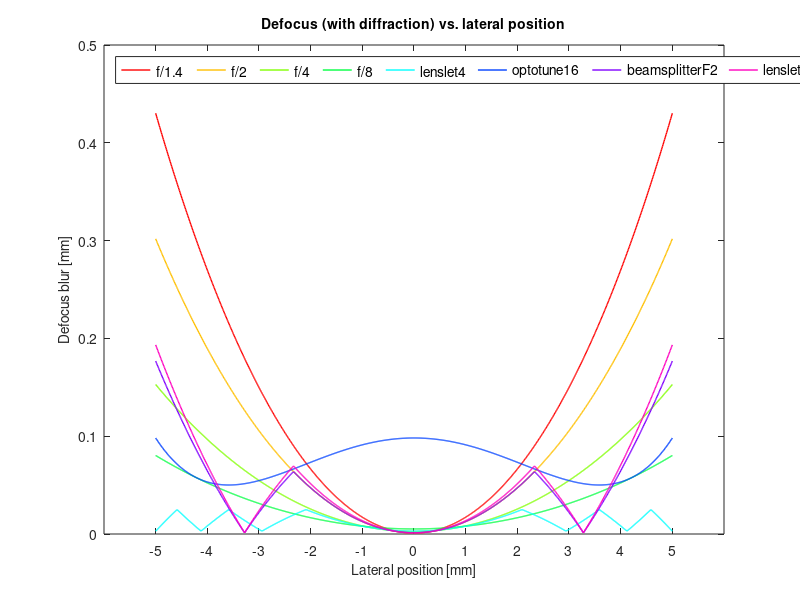

Here is the MATLAB script that generated this plot: (Note: this script raises an error after producing the figure.)

addpath(genpath('~/src/COSMOS'))
set(0,'defaultfigurecolor', 'w')
% saveDir = '~/Dropbox/cosmos/SNR_analysis/simulation/'
% saveDir = '~/Dropbox/cosmos/SNR_analysis/simulation_withQE/'
saveDir = '~/Dropbox/cosmos/fig_plots/figS2/with4lenslets/'

if ~exist(saveDir); mkdir(saveDir); end

% suffix = '.pdf'
suffix = '.pdf'
% suffix = ''

fsize = 10; % font size for plots

% target_dof = 2e-3; %%% Required overall depth of field. 2 mm
% dof = @(N, c, m) 2*N*c*(m+1)/m^2 %%% From wikipedia
% acceptable_coc = 6.5e-6; %%% Acceptable circle of confusion. Pixel size.

% xmax = (11/2)*1e-3;
xmax = (10/2)*1e-3;
rcurve = 11e-3;
%whichCases = [1:5,7,8,10,11]
% % % % % % % % whichCases = [1,3,4,7,8,11] %%% **Use this for presentation**
% whichCases = [1,3,4,10, 13, 14, 15, 16, 17, 18] 
whichCases = [1,2,3,4,10, 17, 18] %%%% This has the settings for final plot
whichCases = [1,2,3,4, 8, 10, 17, 18] %%%% This has the settings for final plot with 4 lenslets

% % %  whichCases = [1,2,3,4,18]

%%% User options %%%
doWindowZ = true %%% True: make plots vs. z; False: plot according to curvature of the window.
% zdefault = zmax/1.8 %%%% Use this if you assume that you focus somewhere in the middle


lambda = 530e-9;


if doWindowZ
    %%%% Z value for each lateral position
    xvals = linspace(-xmax, xmax, 1000);
    zvals = sqrt(rcurve.^2 - xvals.^2);
    zvals = zvals - min(zvals(:))
    zmax = max(zvals(:))
     zdefault = zmax;
%     zdefault = zmax/1.8;
else
    zvals = linspace(0, 1.5e-3, 1000);
    xvals = zvals;
    zmax = max(zvals(:));
    zdefault = 0;
end


blurs = zeros(numel(whichCases), numel(zvals));
diffraction_blurs = zeros(numel(whichCases),1);
light_collections = zeros(numel(whichCases), 1);
labels = {}

for ind = 1:numel(whichCases)
    whichCase = whichCases(ind)
    switch whichCase
        case 1
            N = 1.4
            f1 = 50e-3 
            f2 = 50e-3
            z0 = zdefault
            label = 'f/1.4'
            D = f1/N
            aperA = pi*(D/2)^2;
%             N = 1.2
%             f1 = 50e-3 
%             f2 = 50e-3
%             z0 = zdefault
%             label = 'f/1.2'
%             D = f1/N
%             aperA = pi*(D/2)^2;
        case 2
            N = 2
            f1 = 50e-3 
            f2 = 50e-3
            z0 = zdefault
            label = 'f/2'
            D = f1/N
            aperA = pi*(D/2)^2;
        case 3
            N = 4
            f1 = 50e-3 
            f2 = 50e-3
            z0 = zdefault
            label = 'f/4'
            D = f1/N
            aperA = pi*(D/2)^2;
        case 4
            N = 8
            f1 = 50e-3 
            f2 = 50e-3
            z0 = zdefault
            label = 'f/8'
            D = f1/N
            aperA = pi*(D/2)^2;
        case 5
            N = 16
            f1 = 50e-3 
            f2 = 50e-3
            z0 = zdefault
            label = 'f/16'
            D = f1/N
            aperA = pi*(D/2)^2;
        case 6
            N = 32
            f1 = 50e-3 
            f2 = 50e-3
            z0 = zdefault
            label = 'f/32'
            D = f1/N
            aperA = pi*(D/2)^2;
        case 7
            N = 1.4
            f1 = 50e-3 
            f2 = 50e-3
            z0 = [zmax/5, 3*zmax/4]
            label = 'mirrorF1.4'
            D = f1/N
            aperA = pi*(D/2)^2;
        case 8
            N = 50/11 %%% each lenslet: 50mm focal, 11mm diameter
            f1 = 50e-3 
            f2 = 50e-3
%             z0 = [maxz/6, 3*maxz/6, 5*maxz/6]
            z0 = [0, 1*zmax/3, 2*zmax/3, 3*zmax/3]
            label = 'lenslet4'
            aperA = 1*(11e-3)^2 %%% This assumes you only use information from one image for each neuron. 
                                %%% This also assumes that the light
                                %%% throughput of each lenslet is
                                %%% equivalent to that of a centrally
                                %%% positioned lenslet. This is
                                %%% unfortunately not the case, there is
                                %%% vignetting across the aperture. 
        case 9
            N = 2
            f1 = 50e-3 
            f2 = 50e-3
            z0 = [zmax/5, 3*zmax/4]
            label = 'beamsplitterF2'
            D = f1/N
            aperA = (pi*(D/2)^2)/2; %%% Each image has half the total light
        case 10
            D = 16e-3
            f1 = 50e-3 
            N = f1/D 
            z0 = zdefault;
            label = 'optotune16'
            aperA = pi*(D/2)^2;
        case 11
            D = 10e-3
            f1 = 50e-3 
            N = f1/D 
            z0 = zdefault;
            label = 'optotune10'
            aperA = pi*(D/2)^2;
        case 12
            D = 30e-3
            f1 = 50e-3 
            N = f1/D 
            z0 = zdefault;
            label = 'optotune30'
            aperA = pi*(D/2)^2;
        case 13
            N = 4
            f1 = 50e-3 
            f2 = 50e-3
            z0 = [zmax/5, 3*zmax/4]
            label = 'beamsplitterF4'
            D = f1/N
            aperA = (pi*(D/2)^2)/2;
        case 14
            N = 4
            f1 = 50e-3 
            f2 = 50e-3
            z0 = [zmax/5, 3*zmax/4]
            label = 'lenslet12.5mm'
            D = f1/N
            aperA = (pi*(D/2)^2);
        case 15
            N = 2
            f1 = 50e-3 
            f2 = 50e-3
            z0 = [zmax/5, 3*zmax/4]
            label = 'mirrorF2'
            D = f1/N
            aperA = pi*(D/2)^2;
        case 16
            N = 3.333
            f1 = 50e-3 
            f2 = 50e-3
            z0 = [zmax/5, 3*zmax/4]
            label = 'lenslet15mm'
            D = f1/N
            aperA = (pi*(D/2)^2);
        case 17
            N = 2
            f1 = 50e-3 
            f2 = 50e-3
%             z0 = [zmax/5, 3*zmax/4]
%             z0 = [zmax-300e-6, zmax]
            z0 = [zmax-500e-6, zmax]
            label = 'beamsplitterF2'
            D = f1/N
            aperA = (pi*(D/2)^2)/2;%%% Each image has half the total light
        case 18
%             %% Original simulation
%             N = 2.3
%             f1 = 50e-3 
%             f2 = 50e-3
% %             z0 = [zmax/5, 3*zmax/4]
%             z0 = [zmax-500e-6, zmax]
%             label = 'lenslet25mm'
%             D = f1/N
%             aperA = (pi*(D/2)^2);
            f1 = 40e-3 
            f2 = 40e-3
%             z0 = [zmax/5, 3*zmax/4]
            z0 = [zmax-500e-6, zmax]
            label = 'lenslet25mmEquiv'
            D = 21.9e-3  % Diameter of circular lens with same area as 25mm lens with 7mm milled off. 
            N = f1/D
            aperA = (pi*(D/2)^2);
        case 19
            N = 1.4
            f1 = 50e-3 
            f2 = 50e-3
            z0 = [zmax/5, 3*zmax/4]
            label = 'beamsplitterF1.4'
            D = f1/N
            aperA = (pi*(D/2)^2)/2;
    end 
    
    
    theta_image = atan(1/(2*N)); %%% since N = f/D, or 2*f/r
    rayleigh_res = .61*lambda*2*N;
    
    if whichCase == 10 || whichCase == 11 || whichCase == 12
        %%% Blur for tunable lens.
        %%% Set blur radius at all depths to be the mean blur radius across the
        %%% cone. We compute this as 1/(b-a)*\int^b_a r; 
        %%% where r = z*tan(theta_image), and b = zmax-z, and a = zmin-z
        
        if doWindowZ
            zmin = min(zvals(:));
        else
            zmin = -max(zvals(:));
        end
        
%         blur = abs(1/(2*(zmax - zmin)) .* ((zmax-zvals).^2*tan(theta_image)  - (zmin-zvals).^2*tan(theta_image)))
%         blur = abs((zmax - zvals))*tan(theta_image) + abs((zmin- zvals))*tan(theta_image)
%         f = @(x) abs(x).*x/2
%         blur = 1/(2.*(zmax - zmin)).*(f(zmax - zvals) - f(zmin - zvals))

        cc = tan(theta_image);  
        blur = 1/(2*(zmax - zmin)).*cc.*((zmax - zvals).^2.*sign(cc.*(zmax-zvals)) - (zmin-zvals).^2.*sign(cc.*(zmin-zvals)))
    else
        nearestz = zvals;
        for kk = 1:numel(zvals)
            nearestz(kk) = min(abs(zvals(kk) - z0));
        end
        blur = nearestz*tan(theta_image); %%% This is the radius of the blur, since theta_image is the half angle
    end
    
    diffraction_blurs(ind) = rayleigh_res;
    blurs(ind, :) = blur; 
    
    %%% Right now ignore any vignetting.
    light_collections(ind) = aperA;
    
    labels{ind} = label
end

%% Plot blur and light transmission

%%%% Plot defocus blur as a function of lateral position (i.e. should see
%%%% multiple peaks for the lenslet and mirror options). 
figure('Position', [100, 100, 1500, 1000])
cc = hsv(size(blurs, 1))
for i = 1:size(blurs, 1)
    plot(xvals*1e3, (blurs(i, :) + diffraction_blurs(i))*1e3, 'LineWidth', 1, 'Color', cc(i, :)), hold on
end
ylabel('Defocus blur [mm]', 'FontSize', fsize)
if doWindowZ
    xlabel('Lateral position [mm]', 'FontSize', fsize)
    title('Defocus (with diffraction) vs. lateral position', 'FontSize', fsize)
else
    xlabel('Axial position [mm]', 'FontSize', fsize)
    title('Defocus (with diffraction) vs. axial position', 'FontSize', fsize)
end
set(gca,'FontSize',fsize);
% xlim([0, zmax*1e3])
% ylim([min(blurs(:)*1e3), max(blurs(:)*1e3)*1.1])
ylim([0, 0.5])
yticks([0:.1:.5])
xticks([-5:5])
legend(labels, 'Location', 'NorthWest', 'FontSize', fsize, 'Orientation', 'Horizontal')
if numel(suffix)>0
    set(gcf, 'Units', 'Inches', 'Position', [0, 0, 2.45, 1.75], 'PaperUnits', 'Inches', 'PaperSize', [7.25, 9.125])
    export_fig(fullfile(saveDir, ['blurs_with_diffraction', suffix]))
end



%%%% Overall light collection.
figure('Position', [100, 100, 2000, 1000])
bar(light_collections/max(light_collections(:)))
set(gca,'xticklabel',labels)
title('Light collection efficiency', 'FontSize', fsize)
set(gca,'FontSize',fsize);
set(gca, 'XTickLabelRotation', 45)
yticks([0:.1:1])
if numel(suffix)>0
    set(gcf, 'Units', 'Inches', 'Position', [0, 0, 1.9, 2.36], 'PaperUnits', 'Inches', 'PaperSize', [7.25, 9.125])
    print('-depsc', fullfile(saveDir, ['light_collection.eps']))
%     export_fig(fullfile(saveDir, ['light_collection', suffix]))
end

%%
%%%% Relative photons per pixel as a function of position for a given neuron emitting at a certain brightness. 
%%%% (for a defocus blur, the # of pixels is the area of the blur divided by pixel area. (6.5um)^2

% pixel_size = 2*6.5e-6; %%% [um]
% emission_signal = (3.1e4-2.7e4)*25; %%% I averaged the max deltaF across 25 pixels around a neuron and then multiplied by 25
% background_photons = 2.7e4/2; %%% Taken from the above example neuron with f1.2, 50mW illumination
% max_emission_photons = emission_signal/2; %%% Orca conversion factor is ~0.46 electrons/photon

pixel_size = 11e-6; %%% [um]
emission_signal = 12e4; %%% ----> This is the TOTAL SIGNAL based on CNMF-e for f/1.4 macroscope, in focus (from 20171230). 
background_signal = 9000;  %%% ----> This is the TOTAL RECOVERED BACKGROUND based on CNMF-e for f/1.4 macroscope, in focus (from 20171230). 
% electron_photon_conversion = 0.86; %%% From Prime95b?
QE = 0.93 %% Quantum efficiency of Prime95B in green wavelengths
electron_photon_conversion = 1/QE; %%% Based on quantum efficiency in green wavelengths


max_emission_photons = emission_signal*electron_photon_conversion; %%% Orca conversion factor is ~0.46 electrons/photon
background_photons = background_signal*electron_photon_conversion;

nx = size(blurs,2);
blur_areas = pi.*( blurs + repmat(diffraction_blurs, 1, nx) ).^2;
light_collections_norm = light_collections/max(light_collections(:));
pixel_area = pixel_size.^2;

%%% This was the original, but confusing way to compute photons per pixel.
% photons_per_m2 = max_emission_photons.*repmat(light_collections_norm, 1, nx) ./ max(blur_areas,pixel_area); %%% Clip at the size of a pixel (doesn't matter if point is smaller).
% % photons_per_m2 = max_emission_photons.*repmat(light_collections_norm, 1, nx) ./ blur_areas;
% photons_per_pixel = photons_per_m2 * pixel_area;

blur_pixel_count = ceil(blur_areas/pixel_area); %%% Pixels are quantized. 

total_photons = max_emission_photons.*repmat(light_collections_norm, 1, nx);
photons_per_pixel = total_photons./blur_pixel_count;

background_photons_per_aperture = background_photons*light_collections_norm;
background_photons_per_location = repmat(background_photons_per_aperture, 1, nx);
noise_var = background_photons_per_location + photons_per_pixel; %%% Assume background noise is constant across voxels (in contrast to emission which comes from one voxel)


doUseGaussianPSF = true

if ~doUseGaussianPSF
    %%% Uses a uniform PSF
    % snr = photons_per_pixel ./ sqrt(noise_var);   %%%% ---> This is what you were doing originally. 
                                                    %%%% This is not equivalent to the derived inversion. 
                                                    %%%% ---> It would actually be: total signal/sqrt(pixel_count * noise_std)   
    snr = total_photons ./ sqrt(blur_pixel_count.*background_photons_per_location + total_photons); %%% This assumes a uniform distribution of photons in the forward model
else
%     figure
    snr = zeros(size(total_photons));
    for design = 1:size(total_photons,1) %%% Loop through each design
        for position = 1:size(total_photons, 2)
            num_pixels = blur_pixel_count(design, position); 
            gaussian_std = num_pixels/2; %%% Since 95 percent of data is within 2 standard deviations of the mean of a gaussian.

            pixel_sidelength = ceil(sqrt(num_pixels));
            xx = -ceil(5000):ceil(5000); %%% Should be in units of pixels?
            xx = xx';
            a = exp(-(xx.^2)./(2*gaussian_std.^2));
            
%             a(abs(xx) > gaussian_std) = 0;
%             a(abs(xx) < gaussian_std) = 1;
%             a = ones(num_pixels,1)/num_pixels;
            
            a = a/sum(a(:));
            hold on
            if mod(position, 100) == 0
%                 plot(a)
%                 pause(0.1)
            end
            B = background_photons_per_location(design, position);
            b0 = B*ones(size(a));
            c0 = total_photons(design, position); %%% This already incorporates alpha?
        
            adag = inv(a'*a)*a';

            snr(design, position) = c0 / sqrt(sum(adag.^2*(a*c0 + b0)));            
        end
    end
end

%%

figure('Position', [100, 100, 1200, 400])
cc = hsv(size(blurs, 1)+10)
cc = cc(round(linspace(1,size(cc, 1), size(blurs,1))),:);
bar(1:size(photons_per_pixel, 1), median(photons_per_pixel, 2))
% errorbar(1:size(photons_per_pixel, 1),std(photons_per_pixel,[], 2),'.')
%  boxplot(photons_per_pixel', 'symbol', '')
%   boxplot(photons_per_pixel')

% ylim([0, 3e5])
set(gca,'xticklabel',labels, 'FontSize', 10)
ylabel('Median number of signal photons per pixel', 'FontSize', fsize)
title('Median (across window) of signal photons per pixel')
set(gca,'FontSize',fsize);
set(gca, 'XTickLabelRotation', 45)
yticks([0:250:1500])
if numel(suffix)>0
    set(gcf, 'Units', 'Inches', 'Position', [0, 0, 1.9, 2.36], 'PaperUnits', 'Inches', 'PaperSize', [7.25, 9.125])
    print('-depsc', fullfile(saveDir, ['median_photons_per_pixel.eps']))
end



figure('Position', [100, 100, 1200, 400])
cc = hsv(size(blurs, 1)+10)
cc = cc(round(linspace(1,size(cc, 1), size(blurs,1))),:);
bar(1:size(snr, 1), median(snr, 2))
% boxplot(log10(snr'), 'symbol', '')

set(gca,'xticklabel',labels, 'FontSize', 10)
ylabel('Median SNR per pixel', 'FontSize', fsize)
title('Median (across window) of SNR per pixel')
set(gca,'FontSize',fsize);
set(gca, 'XTickLabelRotation', 45)
yticks([0:10:100])
if numel(suffix)>0
    set(gcf, 'Units', 'Inches', 'Position', [0, 0, 1.9, 2.36], 'PaperUnits', 'Inches', 'PaperSize', [7.25, 9.125])
    print('-depsc', fullfile(saveDir, ['median_snr_per_pixel.eps']))
end

figure('Position', [100, 100, 1200, 400])
cc = hsv(size(blurs, 1)+10)
cc = cc(round(linspace(1,size(cc, 1), size(blurs,1))),:);
bar(1:size(snr, 1),mean(snr, 2))

set(gca,'xticklabel',labels, 'FontSize', 10)
ylabel(['SNR'], 'FontSize', fsize)
title('Mean SNR across window')

set(gca,'FontSize',fsize);
set(gca, 'XTickLabelRotation', 45)
if numel(suffix)>0
    set(gcf, 'Units', 'Inches', 'Position', [0, 0, 1.9, 2.36], 'PaperUnits', 'Inches', 'PaperSize', [7.25, 9.125])
    print('-depsc', fullfile(saveDir, ['mean_snr_across_window.eps']))
end



%%% Plot # of signal photons per pixel lateral position (incorporates blur and number of photons)
figure('Position', [100, 100, 1500, 1000])
cc = hsv(size(blurs, 1))

for i = 1:size(blurs, 1)
%            plot(xvals*1e3, photons_per_pixel(i, :), 'LineWidth', 3, 'Color', cc(i, :)), hold on
      plot(xvals*1e3, log10(photons_per_pixel(i, :)), 'LineWidth', 1, 'Color', cc(i, :)), hold on
%     plot(xvals*1e3, blur_areas(i, :)*(1e3).^2, 'LineWidth', 3, 'Color', cc(i, :)), hold on
end
ylabel('log_{10}(photons per pixel)', 'FontSize', fsize)
if doWindowZ
    xlabel('Lateral position [mm]', 'FontSize', fsize)
else
    xlabel('Axial position [mm]', 'FontSize', fsize)
end
legend(labels, 'Location', 'NorthWest', 'FontSize', fsize, 'Orientation', 'Horizontal')

set(gca,'FontSize',fsize);
title('Photons per pixel')
if numel(suffix)>0
    set(gcf, 'Units', 'Inches', 'Position', [0, 0, 2.45, 1.75], 'PaperUnits', 'Inches', 'PaperSize', [7.25, 9.125])
    export_fig(fullfile(saveDir, ['photons_per_pixel', suffix]))
end



%%% Plot SNR as a function of lateral position (incorporates blur and number of photons)
figure('Position', [100, 100, 1500, 1000])
% cc = hsv(size(blurs, 1)+10)
% cc = cc(round(linspace(1,size(cc, 1), size(blurs,1))),:);
cc = hsv(size(blurs, 1))

for i = 1:size(blurs, 1)
      plot(xvals*1e3, log10(snr(i, :)), 'LineWidth', 1, 'Color', cc(i, :)), hold on
end
ylabel('log_{10}(snr)', 'FontSize', fsize)
if doWindowZ
    xlabel('Lateral position [mm]', 'FontSize', fsize)
else
    xlabel('Axial position [mm]', 'FontSize', fsize)
end
yl = ylim;
ylim([yl(1), 1.1*yl(end)])
set(gca,'FontSize',fsize);
legend(labels, 'Location', 'NorthWest', 'FontSize', fsize, 'Orientation', 'Horizontal')
title('SNR relative to background shot noise')
xticks([-5:5])
yticks([1:0.2:2.8])
if numel(suffix)>0
    set(gcf, 'Units', 'Inches', 'Position', [0, 0, 2.45, 1.75], 'PaperUnits', 'Inches', 'PaperSize', [7.25, 9.125])
    export_fig(fullfile(saveDir, ['snr_relative_to_background', suffix]))
end


%% Resolution


%%%% 1.22*lambda/NA
%%%% where NA = 1/(2*N)
%%%% So: rayleigh distance = 1.22*lambda*2*N

doPlotRes = false

if doPlotRes
    N = linspace(1.2, 16, 30);

    diffraction_res = .61*lambda*2*N;
    figure, plot(N, diffraction_res*1e6, '-o', 'LineWidth', 4 )
    ylabel('Rayleigh criterion [um]', 'FontSize', fsize)
    xlabel('F-number', 'FontSize', fsize)
    set(gca, 'FontSize', fsize)
    xlim([N(1), N(end)])
    title('Resolution limit (at focal plane)')
end



%% Also think about the actual number of pixels for each image  --- how does this matter?
%%% (i.e. it will be slightly less for the lenslet)

%% Notes
%%%% Maybe the measure that we want is: in-focus light collection as a
%%%% function of lateral position. Have a defocus blur threshold?

            

%%%% Plot depth of field as a function of aperture size
%%%% Here, we use wikipedia's formula